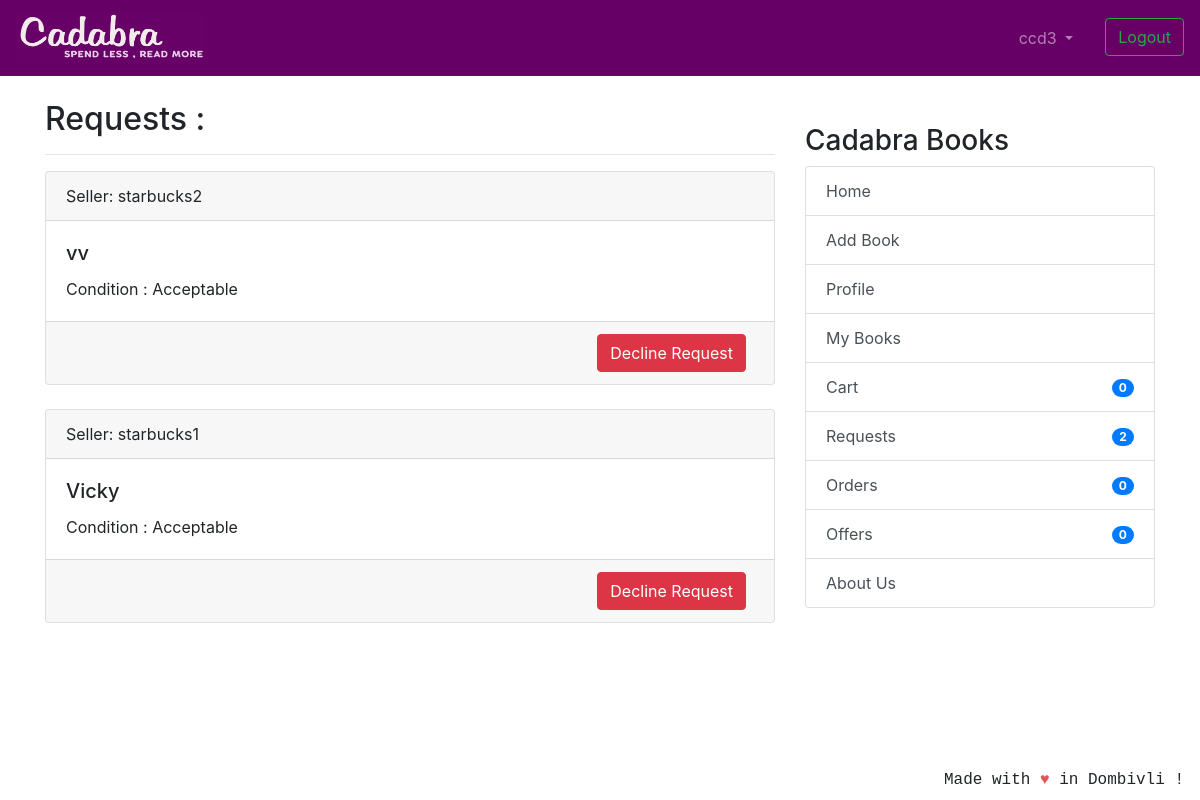
/transaction/requests/ (signed in), run on the app's committed database.
### coreapp/models.py (models this page shows, shortened)
class Requests(models.Model):
    requester = models.ForeignKey(
        User, related_name='to_user', on_delete=models.CASCADE)
    offerrer = models.ForeignKey(
        User, related_name='from_user', on_delete=models.CASCADE)
    timestamp = models.DateTimeField(auto_now_add=True)
    requester_book = models.ForeignKey(
        Book, related_name='requester_book_from_user', on_delete=models.CASCADE)

class Book(models.Model):
    user = models.ForeignKey(User, on_delete=models.CASCADE, null=True)
    book_name = models.CharField(
        max_length=100, help_text="We only deal with original books with ISBN codes, pirated books will not be accepted.")
    author_name = models.CharField(max_length=100, blank=True, null=True)
    description = models.CharField(max_length=2000, blank=True, null=True)
    image = models.ImageField('Book Image', null=True,
                              blank=True, upload_to="book_images/")
    price = models.IntegerField(
        null=True, blank=True, help_text="We would be deducting 20 rupees from item price for delivery purposes.")
    sell_or_exchange = models.CharField(
        max_length=100, choices=BUY_OR_EXCHANGE, default='Exchange', help_text="By adding items to exchange you can make requests to other users for exchange.")
    condition = models.CharField(
        max_length=100, choices=CONITION_CHOICES, default='Acceptable')
    created_at = models.DateTimeField(auto_now_add=True)
    image_url = models.CharField(max_length=500,blank=True,null=True)
    class Meta:
        verbose_name = 'Book'
        verbose_name_plural = 'Books'

### transaction/views.py (the view)
# urls.py: path('requests/', views.RequestListView.as_view(), name='requests_view'),
class RequestListView(LoginRequiredMixin, generic.ListView):
    model = Requests
    template_name = 'transaction_request.html'
    context_object_name = 'requests'
    def get_queryset(self):
        return Requests.objects.filter(requester=self.request.user).order_by('timestamp')

### nofapapp/context_processors.py (called while the page is built)
def add_variable_to_context(request):
    if request.user.id:
        orderitems = Order.objects.get(owner=request.user.profile)
        return {
            'requestscount': Requests.objects.filter(requester=request.user).count(),
            'offercount' : Requests.objects.filter(offerrer=request.user).count(),
            'orderscount': Transaction.objects.filter(Q(offerrer=request.user) | Q(requester=request.user)).count()+FinalBuyOrder.objects.filter(user=request.user).count(),
            'cartitemscount': orderitems.items.count(),
            'addresscheck': get_object_or_404(ShippingAddress, profile=get_object_or_404(Profile, user=request.user)).address1,
            }
    else:
        return {}

### templates/transaction_request.html (shortened to what this page needs)
{% extends 'base.html' %}
{% block content %}
<h2>Requests :</h2>
<hr/>
{% if requests %}
{% for request in requests %}
<div class="card text-left">
    <div class="card-header">
        Seller: {{ request.offerrer }}</a>
    </div>
    <div class="card-body">
        <h5 class="card-title">{{ request.requester_book.book_name }}</h5>
        <p class="card-text">Condition : {{ request.requester_book.condition }} </p>
    </div>
    <div class="card-footer text-mutxed">
        <a href="{% url 'transaction:request-delete' request.id %}" class="mr-2 btn btn-danger float-right">Decline Request</a>
    </div>
</div>
{% endfor %}
{% endif %}
{% endblock %}

### templates/base.html (shortened to what this page needs)
{% load static %}
<!doctype html>
<html lang="en">
  <head>
    <link rel="stylesheet" href="https://stackpath.bootstrapcdn.com/bootstrap/4.2.1/css/bootstrap.min.css"
>
  </head>
  <body>
    <header class="site-header">
<nav class="navbar navbar-expand-lg navbar-dark" style="background-color: #660066;">
  <a class="navbar-brand" href="{% url 'coreapp:list_entries' %}">
      <img src="{% static 'img/cadabra.png' %}" alt="Logo" style="width:190px;height:50px" >
    </a>
  <div class="collapse navbar-collapse" id="navbarSupportedContent">
    <ul class="navbar-nav ml-auto">
      {% if user.is_authenticated %}
      <li class="nav-item dropdown">
        <a class="nav-link dropdown-toggle mr-3" href="#" id="navbarDropdown" role="button" data-toggle="dropdown"
          aria-haspopup="true" aria-expanded="false">
          {{ user.username }}
        </a>
      </li>
      <li><a class="btn btn-outline-success ml-2 my-2 my-sm-0" href="{% url 'logout'%}">Logout</a></li>
        {% else %}
      <li><a href="{% url 'login' %}" class="btn btn-outline-success">Login</a></li>
      <li><a href="{% url 'coreapp:signup' %}" class="btn btn-primary ml-2">Sign up</a></li>
      {% endif %}
    </ul>
  </div>
</nav>
  </header>
  <br/>
    <div class="container">
      <div class="row justify-content-center">
        <div class="col-8">
          {% block content %}
          {% endblock %}
        </div>
        {% if user.is_authenticated %}
                <div class="col-md-4">
                  <div class="content-section">
                    <br/>
                    <h3>Cadabra Books</h3>
                      <ul class="list-group">
                        <a class="list-group-item list-group-item-action" href="{% url 'coreapp:list_entries' %}" > Home </a>
                        <a class="list-group-item list-group-item-action" href="{% url 'coreapp:new_entry' %}" > Add Book</a>
                        <a class="list-group-item list-group-item-action" href="{% url 'coreapp:profile' %}" >Profile</a>
                        <a class="list-group-item list-group-item-action" href="{% url 'coreapp:userbooks' %}" >My Books</a>
                        <a class="list-group-item list-group-item-action" href="{% url 'cart:cart_items' %}" >Cart<span class="badge badge-primary badge-pill float-right mt-1">{{ cartitemscount }}</span> </a>
                        <a class="list-group-item list-group-item-action" href="{% url 'transaction:requests_view' %}" >Requests<span class="badge badge-primary badge-pill float-right mt-1">{{ requestscount }}</span></a>
                        <a class="list-group-item list-group-item-action" href="{% url 'transaction:orders_view' %}" >Orders <span class="badge badge-primary badge-pill float-right mt-1">{{ orderscount }}</span></a>
                        <a class="list-group-item list-group-item-action" href="{% url 'transaction:offers_view' %}" >Offers <span class="badge badge-primary badge-pill float-right mt-1">{{ offercount }}</span></a>
                        <a class="list-group-item list-group-item-action" href="{% url 'coreapp:aboutus' %}">About Us</a>
                      </ul>
                      <br/>
                  </div>
                </div>
                {% endif %}
      </div>
    </div>
<footer class="site-footer mr-3 mb-2" style="position:fixed;right:0;bottom:0;font-family: 'Courier';font-style: bold;">
  Made with <span style="color: #e25555;">&hearts;</span> in Dombivli !
</footer>
</body>
</html>

### data on the page
Requests: offerrer "starbucks2", requester_book.book_name "vv", requester_book.condition "Acceptable"
Requests: offerrer "starbucks1", requester_book.book_name "Vicky", requester_book.condition "Acceptable"

### other printed values
{{ user.username }} "ccd3"
{{ cartitemscount }} "0"
{{ requestscount }} "2"
{{ orderscount }} "0"
{{ offercount }} "0"
